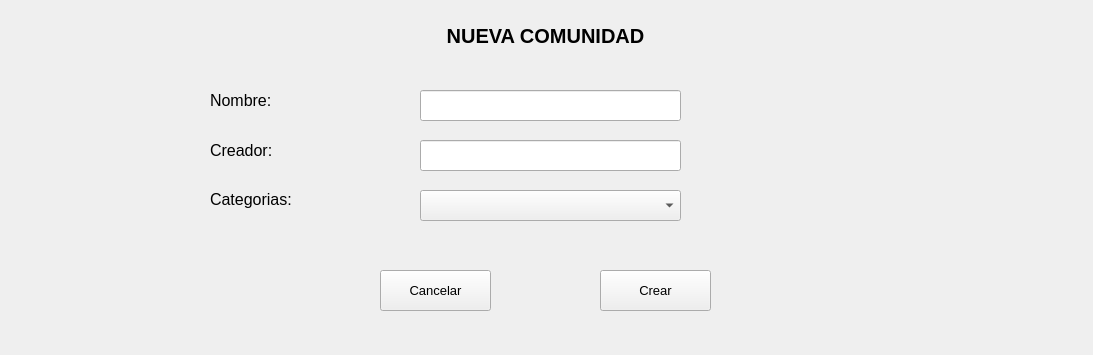
<?xml version="1.0" encoding="UTF-8"?>
<ui version="4.0">
 <class>Form</class>
 <widget class="QWidget" name="Form">
  <property name="geometry">
   <rect>
    <x>0</x>
    <y>0</y>
    <width>1093</width>
    <height>355</height>
   </rect>
  </property>
  <property name="windowTitle">
   <string>App Habitos Saludables : Nueva Comunidad</string>
  </property>
  <widget class="QLabel" name="lblNombre">
   <property name="geometry">
    <rect>
     <x>210</x>
     <y>90</y>
     <width>101</width>
     <height>21</height>
    </rect>
   </property>
   <property name="font">
    <font>
     <pointsize>12</pointsize>
    </font>
   </property>
   <property name="text">
    <string>Nombre:</string>
   </property>
  </widget>
  <widget class="QLabel" name="lblCreador">
   <property name="geometry">
    <rect>
     <x>210</x>
     <y>140</y>
     <width>101</width>
     <height>21</height>
    </rect>
   </property>
   <property name="font">
    <font>
     <pointsize>12</pointsize>
    </font>
   </property>
   <property name="text">
    <string>Creador:</string>
   </property>
  </widget>
  <widget class="QLabel" name="lblCategorias">
   <property name="geometry">
    <rect>
     <x>210</x>
     <y>190</y>
     <width>101</width>
     <height>41</height>
    </rect>
   </property>
   <property name="font">
    <font>
     <pointsize>12</pointsize>
    </font>
   </property>
   <property name="text">
    <string>Categorias:</string>
   </property>
   <property name="alignment">
    <set>Qt::AlignLeading|Qt::AlignLeft|Qt::AlignTop</set>
   </property>
  </widget>
  <widget class="QLineEdit" name="txtNombre">
   <property name="geometry">
    <rect>
     <x>420</x>
     <y>90</y>
     <width>261</width>
     <height>31</height>
    </rect>
   </property>
  </widget>
  <widget class="QLineEdit" name="txtCreador">
   <property name="geometry">
    <rect>
     <x>420</x>
     <y>140</y>
     <width>261</width>
     <height>31</height>
    </rect>
   </property>
  </widget>
  <widget class="QComboBox" name="cmbCategorias">
   <property name="geometry">
    <rect>
     <x>420</x>
     <y>190</y>
     <width>261</width>
     <height>31</height>
    </rect>
   </property>
   <property name="font">
    <font>
     <pointsize>10</pointsize>
    </font>
   </property>
  </widget>
  <widget class="QPushButton" name="btnCancelar">
   <property name="geometry">
    <rect>
     <x>380</x>
     <y>270</y>
     <width>111</width>
     <height>41</height>
    </rect>
   </property>
   <property name="font">
    <font>
     <pointsize>10</pointsize>
    </font>
   </property>
   <property name="text">
    <string>Cancelar</string>
   </property>
  </widget>
  <widget class="QPushButton" name="btnCrear">
   <property name="geometry">
    <rect>
     <x>600</x>
     <y>270</y>
     <width>111</width>
     <height>41</height>
    </rect>
   </property>
   <property name="font">
    <font>
     <pointsize>10</pointsize>
    </font>
   </property>
   <property name="text">
    <string>Crear</string>
   </property>
  </widget>
  <widget class="QWidget" name="verticalLayoutWidget">
   <property name="geometry">
    <rect>
     <x>0</x>
     <y>0</y>
     <width>1091</width>
     <height>71</height>
    </rect>
   </property>
   <layout class="QVBoxLayout" name="verticalLayout">
    <item>
     <widget class="QLabel" name="lblTitulo">
      <property name="font">
       <font>
        <family>MS Sans Serif</family>
        <pointsize>15</pointsize>
        <weight>75</weight>
        <bold>true</bold>
       </font>
      </property>
      <property name="layoutDirection">
       <enum>Qt::LeftToRight</enum>
      </property>
      <property name="text">
       <string>NUEVA COMUNIDAD</string>
      </property>
      <property name="alignment">
       <set>Qt::AlignCenter</set>
      </property>
     </widget>
    </item>
   </layout>
  </widget>
 </widget>
 <resources/>
 <connections/>
</ui>
